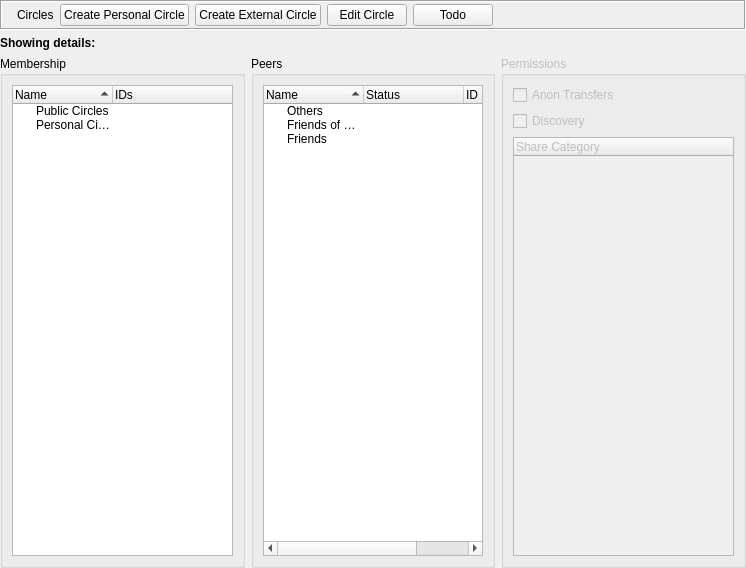
<?xml version="1.0" encoding="UTF-8"?>
<ui version="4.0">
 <class>CirclesDialog</class>
 <widget class="QWidget" name="CirclesDialog">
  <property name="geometry">
   <rect>
    <x>0</x>
    <y>0</y>
    <width>746</width>
    <height>568</height>
   </rect>
  </property>
  <property name="windowTitle">
   <string/>
  </property>
  <layout class="QVBoxLayout" name="CirclesDialogVLayout">
   <property name="margin">
    <number>0</number>
   </property>
   <item>
    <widget class="QFrame" name="titleBarFrame">
     <property name="frameShape">
      <enum>QFrame::Box</enum>
     </property>
     <property name="frameShadow">
      <enum>QFrame::Sunken</enum>
     </property>
     <layout class="QHBoxLayout" name="titleBarFrameHLayout">
      <property name="margin">
       <number>2</number>
      </property>
      <item>
       <widget class="QLabel" name="titleBarPixmap">
        <property name="maximumSize">
         <size>
          <width>24</width>
          <height>24</height>
         </size>
        </property>
        <property name="text">
         <string/>
        </property>
        <property name="pixmap">
         <pixmap resource="../images.qrc">:/images/circles/circles_32.png</pixmap>
        </property>
        <property name="scaledContents">
         <bool>true</bool>
        </property>
       </widget>
      </item>
      <item>
       <widget class="StyledLabel" name="titleBarLabel">
        <property name="text">
         <string>Circles</string>
        </property>
       </widget>
      </item>
      <item>
       <widget class="QPushButton" name="pushButton_localCircle">
        <property name="text">
         <string>Create Personal Circle</string>
        </property>
       </widget>
      </item>
      <item>
       <widget class="QPushButton" name="pushButton_extCircle">
        <property name="text">
         <string>Create External Circle</string>
        </property>
       </widget>
      </item>
      <item>
       <widget class="QPushButton" name="pushButton_editCircle">
        <property name="text">
         <string>Edit Circle</string>
        </property>
       </widget>
      </item>
      <item>
       <widget class="QPushButton" name="todoPushButton">
        <property name="text">
         <string>Todo</string>
        </property>
       </widget>
      </item>
      <item>
       <spacer name="titleBarHSpacer">
        <property name="orientation">
         <enum>Qt::Horizontal</enum>
        </property>
        <property name="sizeHint" stdset="0">
         <size>
          <width>378</width>
          <height>20</height>
         </size>
        </property>
       </spacer>
      </item>
     </layout>
    </widget>
   </item>
   <item>
    <widget class="QLabel" name="showingDetailsLabel">
     <property name="font">
      <font>
       <weight>75</weight>
       <bold>true</bold>
      </font>
     </property>
     <property name="text">
      <string>Showing details: </string>
     </property>
    </widget>
   </item>
   <item>
    <layout class="QHBoxLayout" name="mainHLayout">
     <item>
      <widget class="QGroupBox" name="memberGBox">
       <property name="title">
        <string>Membership</string>
       </property>
       <layout class="QVBoxLayout" name="memberGBoxVLayout">
        <item>
         <widget class="QTreeWidget" name="treeWidget_membership">
          <property name="sortingEnabled">
           <bool>true</bool>
          </property>
          <column>
           <property name="text">
            <string>Name</string>
           </property>
          </column>
          <column>
           <property name="text">
            <string>IDs</string>
           </property>
          </column>
          <item>
           <property name="text">
            <string>Public Circles</string>
           </property>
          </item>
          <item>
           <property name="text">
            <string>Personal Circles</string>
           </property>
          </item>
         </widget>
        </item>
       </layout>
      </widget>
     </item>
     <item>
      <widget class="QGroupBox" name="peerGBox">
       <property name="enabled">
        <bool>true</bool>
       </property>
       <property name="title">
        <string>Peers</string>
       </property>
       <layout class="QVBoxLayout" name="peerGBoxVLayout">
        <item>
         <widget class="QTreeWidget" name="treeWidget_friends">
          <property name="sortingEnabled">
           <bool>true</bool>
          </property>
          <column>
           <property name="text">
            <string>Name</string>
           </property>
          </column>
          <column>
           <property name="text">
            <string>Status</string>
           </property>
          </column>
          <column>
           <property name="text">
            <string>ID</string>
           </property>
          </column>
          <item>
           <property name="text">
            <string>Others</string>
           </property>
           <property name="text">
            <string/>
           </property>
          </item>
          <item>
           <property name="text">
            <string>Friends of Friends</string>
           </property>
           <property name="text">
            <string/>
           </property>
          </item>
          <item>
           <property name="text">
            <string>Friends</string>
           </property>
           <property name="text">
            <string/>
           </property>
          </item>
         </widget>
        </item>
       </layout>
      </widget>
     </item>
     <item>
      <widget class="QGroupBox" name="permissionsGBox">
       <property name="enabled">
        <bool>false</bool>
       </property>
       <property name="title">
        <string>Permissions</string>
       </property>
       <layout class="QVBoxLayout" name="permissionsGBoxVLayout">
        <item>
         <widget class="QCheckBox" name="checkBox_anon">
          <property name="text">
           <string>Anon Transfers</string>
          </property>
         </widget>
        </item>
        <item>
         <widget class="QCheckBox" name="checkBox_disc">
          <property name="text">
           <string>Discovery</string>
          </property>
         </widget>
        </item>
        <item>
         <widget class="QTreeWidget" name="treeWidget_category">
          <column>
           <property name="text">
            <string>Share Category</string>
           </property>
          </column>
         </widget>
        </item>
       </layout>
      </widget>
     </item>
    </layout>
   </item>
  </layout>
 </widget>
 <customwidgets>
  <customwidget>
   <class>StyledLabel</class>
   <extends>QLabel</extends>
   <header>gui/common/StyledLabel.h</header>
  </customwidget>
 </customwidgets>
 <resources>
  <include location="../images.qrc"/>
 </resources>
 <connections/>
</ui>
